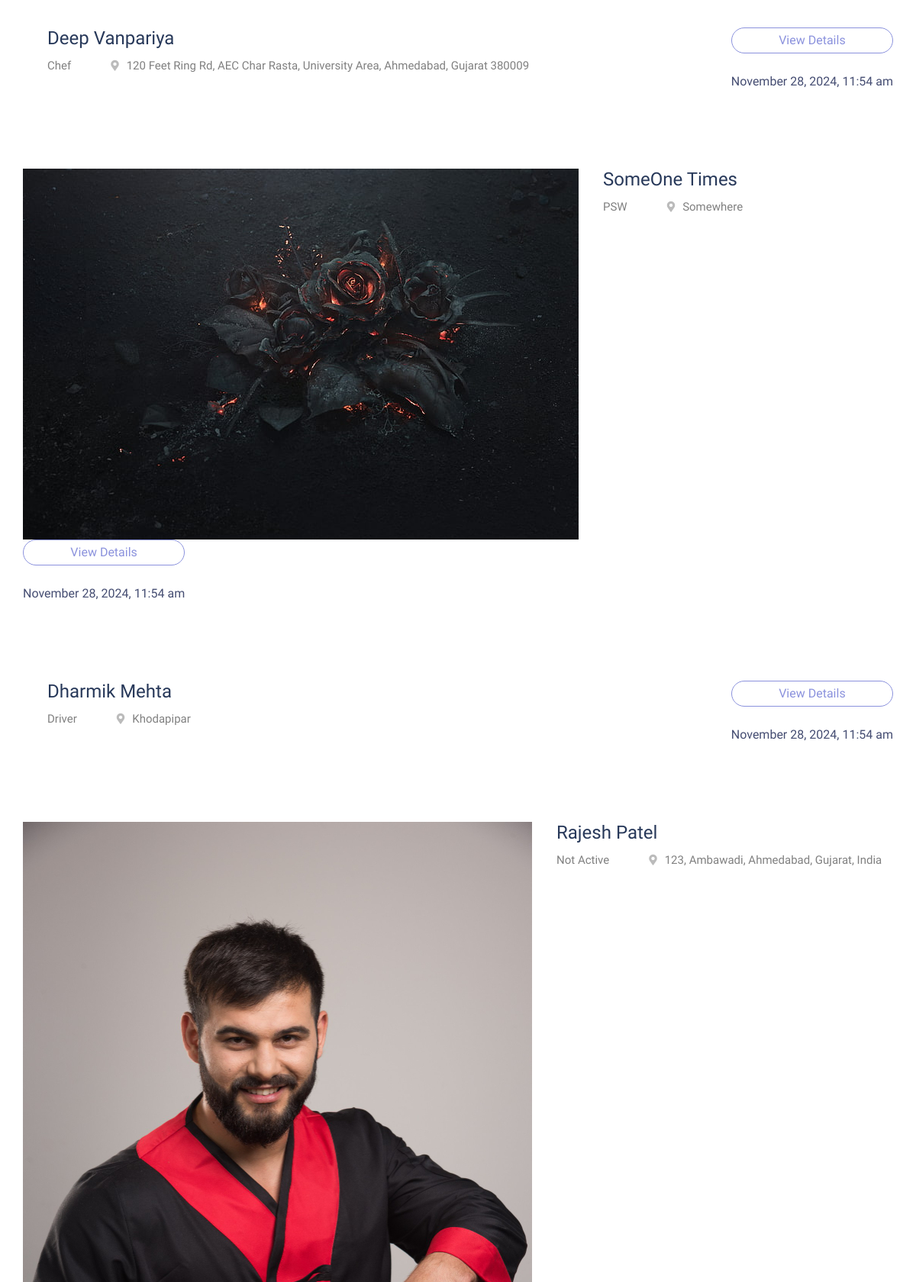
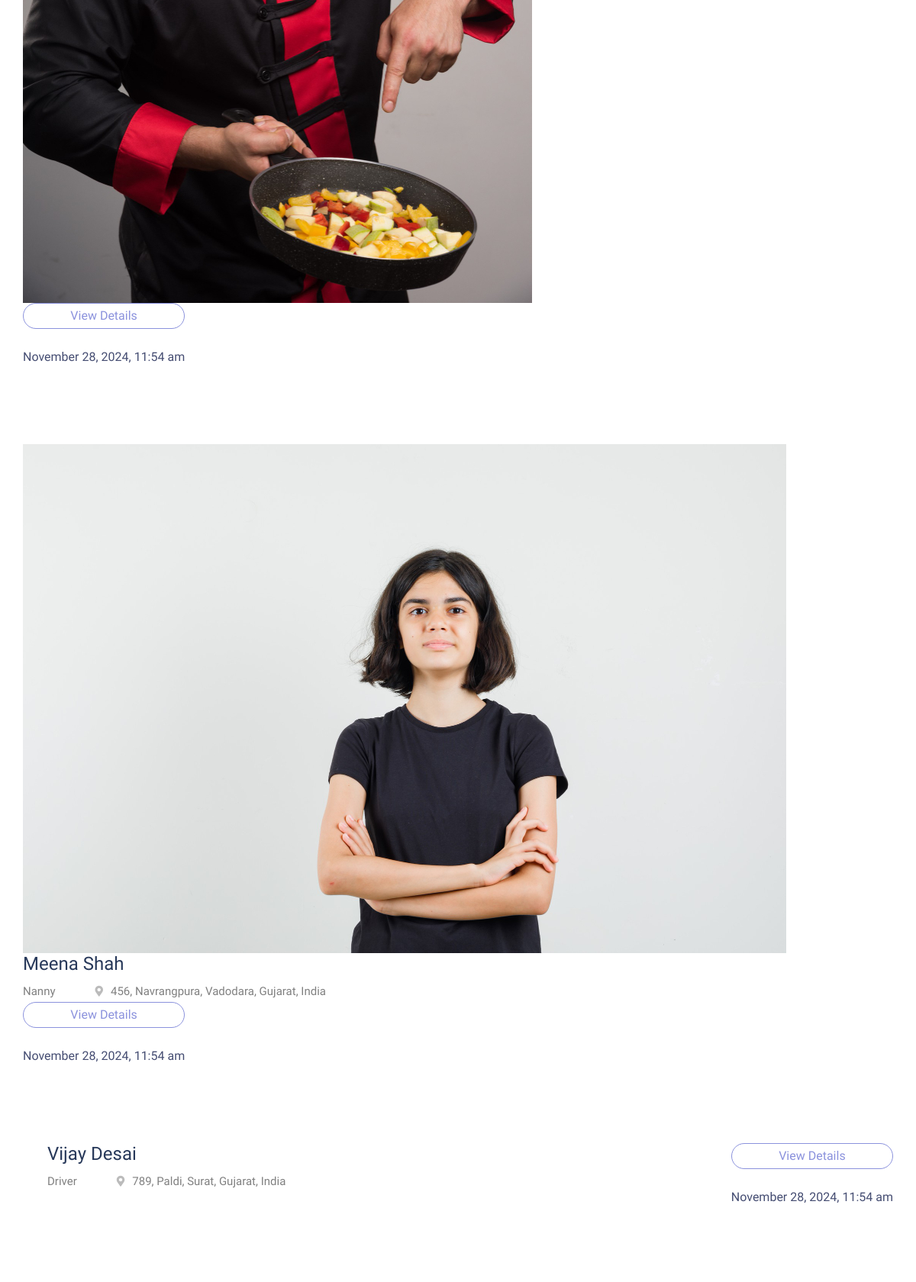
Screenshot of /temp.php (upper part) with the database file from the repository (2 pictures, top to bottom).
### tables this page shows
CREATE TABLE `userdata` (
  `id` int(11) NOT NULL,
  `name` varchar(255) NOT NULL,
  `surname` varchar(255) NOT NULL,
  `address` text NOT NULL,
  `classification` varchar(255) NOT NULL,
  `photo` varchar(255) NOT NULL,
  `created_at` timestamp NOT NULL DEFAULT current_timestamp(),
  `email` varchar(255) NOT NULL,
  `phone_number` varchar(20) NOT NULL
);

### temp.php (the view, shortened to what this page needs)
<!DOCTYPE html>
<html lang="en">
<head>
    <link rel="stylesheet" href="assets/css/bootstrap.min.css">
    <link rel="stylesheet" href="assets/css/owl.carousel.min.css">
    <link rel="stylesheet" href="assets/css/price_rangs.css">
    <link rel="stylesheet" href="assets/css/flaticon.css">
    <link rel="stylesheet" href="assets/css/slicknav.css">
    <link rel="stylesheet" href="assets/css/animate.min.css">
    <link rel="stylesheet" href="assets/css/magnific-popup.css">
    <link rel="stylesheet" href="assets/css/fontawesome-all.min.css">
    <link rel="stylesheet" href="assets/css/themify-icons.css">
    <link rel="stylesheet" href="assets/css/slick.css">
    <link rel="stylesheet" href="assets/css/nice-select.css">
    <link rel="stylesheet" href="assets/css/style.css">
</head>
</html>
<?php
require_once 'config.php';
$sql = "SELECT id, name, surname, address, classification, photo FROM userdata";
$result = mysqli_query($con, $sql);
if (mysqli_num_rows($result) > 0) {
    while ($row = mysqli_fetch_assoc($result)) {
        echo '<div class="single-job-items mb-30">';
        echo '    <div class="job-items">';
        echo '        <div class="company-img">';
        echo '            <a href="#"><img src="path_to_your_images_folder/' . $row['photo'] . '" alt=""></a>';
        echo '        </div>';
        echo '        <div class="job-tittle job-tittle2">';
        echo '            <a href="#">';
        echo '                <h4>' . $row['name'] . ' ' . $row['surname'] . '</h4>';
        echo '            </a>';
        echo '            <ul>';
        echo '                <li>' . $row['classification'] . '</li>';
        echo '                <li><i class="fas fa-map-marker-alt"></i>' . $row['address'] . '</li>';
        echo '            </ul>';
        echo '        </div>';
        echo '    </div>';
        echo '    <div class="items-link items-link2 f-right">';
        echo '        <a href="job_details.html">View Details</a>';
        echo '        <span>' . date('F j, Y, g:i a') . '</span>';
        echo '    </div>';
        echo '</div>';
    }
} else {
    echo 'No records found.';
}
?>

### rows the page displays
userdata: name "Deep", surname "Vanpariya", classification "Chef", address "120 Feet Ring Rd, AEC Char Rasta, University Area, Ahmedabad, Gujarat 380009"
userdata: photo (picture), name "SomeOne", surname "Times", classification "PSW", address "Somewhere"
userdata: name "Dharmik", surname "Mehta", classification "Driver", address "Khodapipar"
userdata: photo (picture), name "Rajesh", surname "Patel", classification "Not Active", address "123, Ambawadi, Ahmedabad, Gujarat, India"
userdata: photo (picture), name "Meena", surname "Shah", classification "Nanny", address "456, Navrangpura, Vadodara, Gujarat, India"
userdata: name "Vijay", surname "Desai", classification "Driver", address "789, Paldi, Surat, Gujarat, India"
